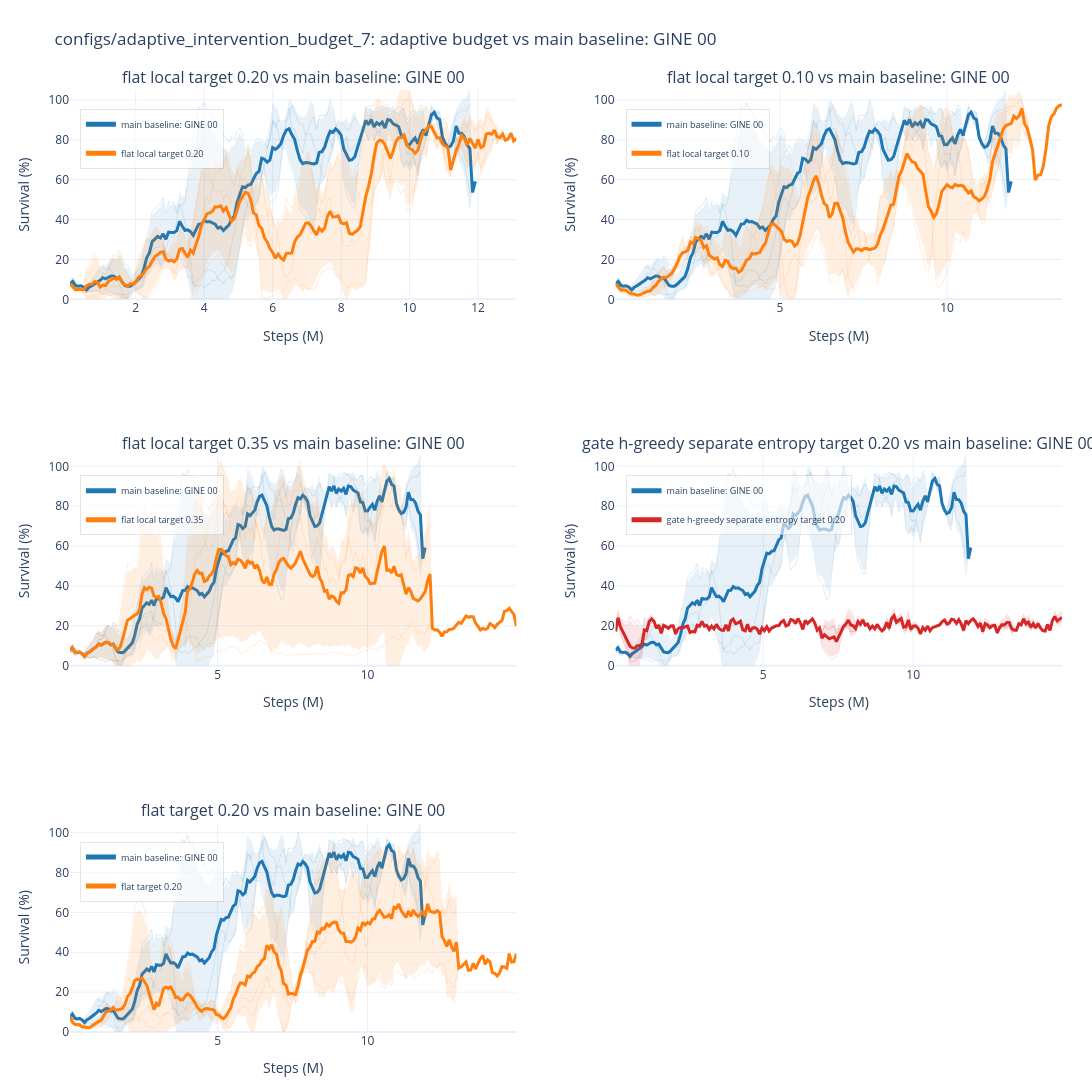

Write notebook code for a chart like this one.
### Markdown cell above
## Adaptive Intervention Budget 7

### Code cell
AIB_BASELINE_SOURCE = "gine_best2"  # options: "gine_best2", "hvg", "phase4_sparse"
aib_result = wm.plot_adaptive_intervention_budget_7_comparisons(baseline_source=AIB_BASELINE_SOURCE)
aib_result["fig"]

### Figure 1 — Plotly figure (JSON) as saved in the notebook; plotly's stock layout.template omitted (floating-point values rounded to 4 significant figures; data arrays with more than 128 entries replaced by an {"elided": "..."} marker saying what was removed)
{"data": [{"hovertemplate": "<b>best_00_shared_actor_gnn_gine_a4_concat_flat_critic_gnn_legacy_update_s0</b><br>step: %{x:.2f}M<br>smoothed value: %{y:.3f}<extra></extra>", "legend": "legend", "legendgroup": "mean_subplot1:main baseline: GINE 00", "line": {"color": "#1f77b4", "dash": "solid", "width": 1}, "mode": "lines", "name": "main baseline: GINE 00 member", "opacity": 0.14, "showlegend": false, "type": "scatter", "x": {"elided": "147 float values"}, "xaxis": "x", "y": {"elided": "147 float values"}, "yaxis": "y"}, {"hovertemplate": "<b>best_00_shared_actor_gnn_gine_a4_concat_flat_critic_gnn_legacy_update_s1</b><br>step: %{x:.2f}M<br>smoothed value: %{y:.3f}<extra></extra>", "legend": "legend", "legendgroup": "mean_subplot1:main baseline: GINE 00", "line": {"color": "#1f77b4", "dash": "solid", "width": 1}, "mode": "lines", "name": "main baseline: GINE 00 member", "opacity": 0.14, "showlegend": false, "type": "scatter", "x": {"elided": "130 float values"}, "xaxis": "x", "y": {"elided": "130 float values"}, "yaxis": "y"}, {"hovertemplate": "<b>best_00_shared_actor_gnn_gine_a4_concat_flat_critic_gnn_legacy_update_s2</b><br>step: %{x:.2f}M<br>smoothed value: %{y:.3f}<extra></extra>", "legend": "legend", "legendgroup": "mean_subplot1:main baseline: GINE 00", "line": {"color": "#1f77b4", "dash": "solid", "width": 1}, "mode": "lines", "name": "main baseline: GINE 00 member", "opacity": 0.14, "showlegend": false, "type": "scatter", "x": {"elided": "149 float values"}, "xaxis": "x", "y": {"elided": "149 float values"}, "yaxis": "y"}, {"fill": "toself", "fillcolor": "rgba(31,119,180,0.1)", "hoverinfo": "skip", "legend": "legend", "legendgroup": "mean_subplot1:main baseline: GINE 00", "line": {"color": "rgba(0,0,0,0)", "width": 0}, "mode": "lines", "name": "main baseline: GINE 00 std", "showlegend": false, "type": "scatter", "x": {"elided": "298 float values"}, "xaxis": "x", "y": {"elided": "298 float values"}, "yaxis": "y"}, {"customdata": {"elided": "149 int values"}, "hovertemplate": "<b>main baseline: GINE 00</b><br>metric: test/charts/episodic_survival<br>runs at step: %{customdata}<br>step: %{x:.2f}M<br>mean of smoothed seeds: %{y:.3f}<extra></extra>", "legend": "legend", "legendgroup": "mean_subplot1:main baseline: GINE 00", "line": {"color": "#1f77b4", "dash": "solid", "width": 3}, "mode": "lines", "name": "main baseline: GINE 00", "opacity": 1, "showlegend": true, "type": "scatter", "x": {"elided": "149 float values"}, "xaxis": "x", "y": {"elided": "149 float values"}, "yaxis": "y"}, {"hovertemplate": "<b>aib_00_flat_local_t020_s0</b><br>step: %{x:.2f}M<br>smoothed value: %{y:.3f}<extra></extra>", "legend": "legend", "legendgroup": "mean_subplot1:flat local target 0.20", "line": {"color": "#ff7f0e", "dash": "solid", "width": 1}, "mode": "lines", "name": "flat local target 0.20 member", "opacity": 0.14, "showlegend": false, "type": "scatter", "x": {"elided": "139 float values"}, "xaxis": "x", "y": {"elided": "139 float values"}, "yaxis": "y"}, {"hovertemplate": "<b>aib_00_flat_local_t020_s1</b><br>step: %{x:.2f}M<br>smoothed value: %{y:.3f}<extra></extra>", "legend": "legend", "legendgroup": "mean_subplot1:flat local target 0.20", "line": {"color": "#ff7f0e", "dash": "solid", "width": 1}, "mode": "lines", "name": "flat local target 0.20 member", "opacity": 0.14, "showlegend": false, "type": "scatter", "x": {"elided": "164 float values"}, "xaxis": "x", "y": {"elided": "164 float values"}, "yaxis": "y"}, {"hovertemplate": "<b>aib_00_flat_local_t020_s2</b><br>step: %{x:.2f}M<br>smoothed value: %{y:.3f}<extra></extra>", "legend": "legend", "legendgroup": "mean_subplot1:flat local target 0.20", "line": {"color": "#ff7f0e", "dash": "solid", "width": 1}, "mode": "lines", "name": "flat local target 0.20 member", "opacity": 0.14, "showlegend": false, "type": "scatter", "x": {"elided": "159 float values"}, "xaxis": "x", "y": {"elided": "159 float values"}, "yaxis": "y"}, {"fill": "toself", "fillcolor": "rgba(255,127,14,0.12)", "hoverinfo": "skip", "legend": "legend", "legendgroup": "mean_subplot1:flat local target 0.20", "line": {"color": "rgba(0,0,0,0)", "width": 0}, "mode": "lines", "name": "flat local target 0.20 std", "showlegend": false, "type": "scatter", "x": {"elided": "328 float values"}, "xaxis": "x", "y": {"elided": "328 float values"}, "yaxis": "y"}, {"customdata": {"elided": "164 int values"}, "hovertemplate": "<b>flat local target 0.20</b><br>metric: test/charts/episodic_survival<br>runs at step: %{customdata}<br>step: %{x:.2f}M<br>mean of smoothed seeds: %{y:.3f}<extra></extra>", "legend": "legend", "legendgroup": "mean_subplot1:flat local target 0.20", "line": {"color": "#ff7f0e", "dash": "solid", "width": 3}, "mode": "lines", "name": "flat local target 0.20", "opacity": 1, "showlegend": true, "type": "scatter", "x": {"elided": "164 float values"}, "xaxis": "x", "y": {"elided": "164 float values"}, "yaxis": "y"}, {"hovertemplate": "<b>best_00_shared_actor_gnn_gine_a4_concat_flat_critic_gnn_legacy_update_s0</b><br>step: %{x:.2f}M<br>smoothed value: %{y:.3f}<extra></extra>", "legend": "legend2", "legendgroup": "mean_subplot2:main baseline: GINE 00", "line": {"color": "#1f77b4", "dash": "solid", "width": 1}, "mode": "lines", "name": "main baseline: GINE 00 member", "opacity": 0.14, "showlegend": false, "type": "scatter", "x": {"elided": "147 float values"}, "xaxis": "x2", "y": {"elided": "147 float values"}, "yaxis": "y2"}, {"hovertemplate": "<b>best_00_shared_actor_gnn_gine_a4_concat_flat_critic_gnn_legacy_update_s1</b><br>step: %{x:.2f}M<br>smoothed value: %{y:.3f}<extra></extra>", "legend": "legend2", "legendgroup": "mean_subplot2:main baseline: GINE 00", "line": {"color": "#1f77b4", "dash": "solid", "width": 1}, "mode": "lines", "name": "main baseline: GINE 00 member", "opacity": 0.14, "showlegend": false, "type": "scatter", "x": {"elided": "130 float values"}, "xaxis": "x2", "y": {"elided": "130 float values"}, "yaxis": "y2"}, {"hovertemplate": "<b>best_00_shared_actor_gnn_gine_a4_concat_flat_critic_gnn_legacy_update_s2</b><br>step: %{x:.2f}M<br>smoothed value: %{y:.3f}<extra></extra>", "legend": "legend2", "legendgroup": "mean_subplot2:main baseline: GINE 00", "line": {"color": "#1f77b4", "dash": "solid", "width": 1}, "mode": "lines", "name": "main baseline: GINE 00 member", "opacity": 0.14, "showlegend": false, "type": "scatter", "x": {"elided": "149 float values"}, "xaxis": "x2", "y": {"elided": "149 float values"}, "yaxis": "y2"}, {"fill": "toself", "fillcolor": "rgba(31,119,180,0.1)", "hoverinfo": "skip", "legend": "legend2", "legendgroup": "mean_subplot2:main baseline: GINE 00", "line": {"color": "rgba(0,0,0,0)", "width": 0}, "mode": "lines", "name": "main baseline: GINE 00 std", "showlegend": false, "type": "scatter", "x": {"elided": "298 float values"}, "xaxis": "x2", "y": {"elided": "298 float values"}, "yaxis": "y2"}, {"customdata": {"elided": "149 int values"}, "hovertemplate": "<b>main baseline: GINE 00</b><br>metric: test/charts/episodic_survival<br>runs at step: %{customdata}<br>step: %{x:.2f}M<br>mean of smoothed seeds: %{y:.3f}<extra></extra>", "legend": "legend2", "legendgroup": "mean_subplot2:main baseline: GINE 00", "line": {"color": "#1f77b4", "dash": "solid", "width": 3}, "mode": "lines", "name": "main baseline: GINE 00", "opacity": 1, "showlegend": true, "type": "scatter", "x": {"elided": "149 float values"}, "xaxis": "x2", "y": {"elided": "149 float values"}, "yaxis": "y2"}, {"hovertemplate": "<b>aib_01_flat_local_t010_s0</b><br>step: %{x:.2f}M<br>smoothed value: %{y:.3f}<extra></extra>", "legend": "legend2", "legendgroup": "mean_subplot2:flat local target 0.10", "line": {"color": "#ff7f0e", "dash": "solid", "width": 1}, "mode": "lines", "name": "flat local target 0.10 member", "opacity": 0.14, "showlegend": false, "type": "scatter", "x": {"elided": "168 float values"}, "xaxis": "x2", "y": {"elided": "168 float values"}, "yaxis": "y2"}, {"hovertemplate": "<b>aib_01_flat_local_t010_s1</b><br>step: %{x:.2f}M<br>smoothed value: %{y:.3f}<extra></extra>", "legend": "legend2", "legendgroup": "mean_subplot2:flat local target 0.10", "line": {"color": "#ff7f0e", "dash": "solid", "width": 1}, "mode": "lines", "name": "flat local target 0.10 member", "opacity": 0.14, "showlegend": false, "type": "scatter", "x": {"elided": "153 float values"}, "xaxis": "x2", "y": {"elided": "153 float values"}, "yaxis": "y2"}, {"hovertemplate": "<b>aib_01_flat_local_t010_s2</b><br>step: %{x:.2f}M<br>smoothed value: %{y:.3f}<extra></extra>", "legend": "legend2", "legendgroup": "mean_subplot2:flat local target 0.10", "line": {"color": "#ff7f0e", "dash": "solid", "width": 1}, "mode": "lines", "name": "flat local target 0.10 member", "opacity": 0.14, "showlegend": false, "type": "scatter", "x": {"elided": "157 float values"}, "xaxis": "x2", "y": {"elided": "157 float values"}, "yaxis": "y2"}, {"fill": "toself", "fillcolor": "rgba(255,127,14,0.12)", "hoverinfo": "skip", "legend": "legend2", "legendgroup": "mean_subplot2:flat local target 0.10", "line": {"color": "rgba(0,0,0,0)", "width": 0}, "mode": "lines", "name": "flat local target 0.10 std", "showlegend": false, "type": "scatter", "x": {"elided": "336 float values"}, "xaxis": "x2", "y": {"elided": "336 float values"}, "yaxis": "y2"}, {"customdata": {"elided": "168 int values"}, "hovertemplate": "<b>flat local target 0.10</b><br>metric: test/charts/episodic_survival<br>runs at step: %{customdata}<br>step: %{x:.2f}M<br>mean of smoothed seeds: %{y:.3f}<extra></extra>", "legend": "legend2", "legendgroup": "mean_subplot2:flat local target 0.10", "line": {"color": "#ff7f0e", "dash": "solid", "width": 3}, "mode": "lines", "name": "flat local target 0.10", "opacity": 1, "showlegend": true, "type": "scatter", "x": {"elided": "168 float values"}, "xaxis": "x2", "y": {"elided": "168 float values"}, "yaxis": "y2"}, {"hovertemplate": "<b>best_00_shared_actor_gnn_gine_a4_concat_flat_critic_gnn_legacy_update_s0</b><br>step: %{x:.2f}M<br>smoothed value: %{y:.3f}<extra></extra>", "legend": "legend3", "legendgroup": "mean_subplot3:main baseline: GINE 00", "line": {"color": "#1f77b4", "dash": "solid", "width": 1}, "mode": "lines", "name": "main baseline: GINE 00 member", "opacity": 0.14, "showlegend": false, "type": "scatter", "x": {"elided": "147 float values"}, "xaxis": "x3", "y": {"elided": "147 float values"}, "yaxis": "y3"}, {"hovertemplate": "<b>best_00_shared_actor_gnn_gine_a4_concat_flat_critic_gnn_legacy_update_s1</b><br>step: %{x:.2f}M<br>smoothed value: %{y:.3f}<extra></extra>", "legend": "legend3", "legendgroup": "mean_subplot3:main baseline: GINE 00", "line": {"color": "#1f77b4", "dash": "solid", "width": 1}, "mode": "lines", "name": "main baseline: GINE 00 member", "opacity": 0.14, "showlegend": false, "type": "scatter", "x": {"elided": "130 float values"}, "xaxis": "x3", "y": {"elided": "130 float values"}, "yaxis": "y3"}, {"hovertemplate": "<b>best_00_shared_actor_gnn_gine_a4_concat_flat_critic_gnn_legacy_update_s2</b><br>step: %{x:.2f}M<br>smoothed value: %{y:.3f}<extra></extra>", "legend": "legend3", "legendgroup": "mean_subplot3:main baseline: GINE 00", "line": {"color": "#1f77b4", "dash": "solid", "width": 1}, "mode": "lines", "name": "main baseline: GINE 00 member", "opacity": 0.14, "showlegend": false, "type": "scatter", "x": {"elided": "149 float values"}, "xaxis": "x3", "y": {"elided": "149 float values"}, "yaxis": "y3"}, {"fill": "toself", "fillcolor": "rgba(31,119,180,0.1)", "hoverinfo": "skip", "legend": "legend3", "legendgroup": "mean_subplot3:main baseline: GINE 00", "line": {"color": "rgba(0,0,0,0)", "width": 0}, "mode": "lines", "name": "main baseline: GINE 00 std", "showlegend": false, "type": "scatter", "x": {"elided": "298 float values"}, "xaxis": "x3", "y": {"elided": "298 float values"}, "yaxis": "y3"}, {"customdata": {"elided": "149 int values"}, "hovertemplate": "<b>main baseline: GINE 00</b><br>metric: test/charts/episodic_survival<br>runs at step: %{customdata}<br>step: %{x:.2f}M<br>mean of smoothed seeds: %{y:.3f}<extra></extra>", "legend": "legend3", "legendgroup": "mean_subplot3:main baseline: GINE 00", "line": {"color": "#1f77b4", "dash": "solid", "width": 3}, "mode": "lines", "name": "main baseline: GINE 00", "opacity": 1, "showlegend": true, "type": "scatter", "x": {"elided": "149 float values"}, "xaxis": "x3", "y": {"elided": "149 float values"}, "yaxis": "y3"}, {"hovertemplate": "<b>aib_02_flat_local_t035_s0</b><br>step: %{x:.2f}M<br>smoothed value: %{y:.3f}<extra></extra>", "legend": "legend3", "legendgroup": "mean_subplot3:flat local target 0.35", "line": {"color": "#ff7f0e", "dash": "solid", "width": 1}, "mode": "lines", "name": "flat local target 0.35 member", "opacity": 0.14, "showlegend": false, "type": "scatter", "x": {"elided": "151 float values"}, "xaxis": "x3", "y": {"elided": "151 float values"}, "yaxis": "y3"}, {"hovertemplate": "<b>aib_02_flat_local_t035_s1</b><br>step: %{x:.2f}M<br>smoothed value: %{y:.3f}<extra></extra>", "legend": "legend3", "legendgroup": "mean_subplot3:flat local target 0.35", "line": {"color": "#ff7f0e", "dash": "solid", "width": 1}, "mode": "lines", "name": "flat local target 0.35 member", "opacity": 0.14, "showlegend": false, "type": "scatter", "x": {"elided": "132 float values"}, "xaxis": "x3", "y": {"elided": "132 float values"}, "yaxis": "y3"}, {"hovertemplate": "<b>aib_02_flat_local_t035_s2</b><br>step: %{x:.2f}M<br>smoothed value: %{y:.3f}<extra></extra>", "legend": "legend3", "legendgroup": "mean_subplot3:flat local target 0.35", "line": {"color": "#ff7f0e", "dash": "solid", "width": 1}, "mode": "lines", "name": "flat local target 0.35 member", "opacity": 0.14, "showlegend": false, "type": "scatter", "x": {"elided": "187 float values"}, "xaxis": "x3", "y": {"elided": "187 float values"}, "yaxis": "y3"}, {"fill": "toself", "fillcolor": "rgba(255,127,14,0.12)", "hoverinfo": "skip", "legend": "legend3", "legendgroup": "mean_subplot3:flat local target 0.35", "line": {"color": "rgba(0,0,0,0)", "width": 0}, "mode": "lines", "name": "flat local target 0.35 std", "showlegend": false, "type": "scatter", "x": {"elided": "374 float values"}, "xaxis": "x3", "y": {"elided": "374 float values"}, "yaxis": "y3"}, {"customdata": {"elided": "187 int values"}, "hovertemplate": "<b>flat local target 0.35</b><br>metric: test/charts/episodic_survival<br>runs at step: %{customdata}<br>step: %{x:.2f}M<br>mean of smoothed seeds: %{y:.3f}<extra></extra>", "legend": "legend3", "legendgroup": "mean_subplot3:flat local target 0.35", "line": {"color": "#ff7f0e", "dash": "solid", "width": 3}, "mode": "lines", "name": "flat local target 0.35", "opacity": 1, "showlegend": true, "type": "scatter", "x": {"elided": "187 float values"}, "xaxis": "x3", "y": {"elided": "187 float values"}, "yaxis": "y3"}, {"hovertemplate": "<b>best_00_shared_actor_gnn_gine_a4_concat_flat_critic_gnn_legacy_update_s0</b><br>step: %{x:.2f}M<br>smoothed value: %{y:.3f}<extra></extra>", "legend": "legend4", "legendgroup": "mean_subplot4:main baseline: GINE 00", "line": {"color": "#1f77b4", "dash": "solid", "width": 1}, "mode": "lines", "name": "main baseline: GINE 00 member", "opacity": 0.14, "showlegend": false, "type": "scatter", "x": {"elided": "147 float values"}, "xaxis": "x4", "y": {"elided": "147 float values"}, "yaxis": "y4"}, {"hovertemplate": "<b>best_00_shared_actor_gnn_gine_a4_concat_flat_critic_gnn_legacy_update_s1</b><br>step: %{x:.2f}M<br>smoothed value: %{y:.3f}<extra></extra>", "legend": "legend4", "legendgroup": "mean_subplot4:main baseline: GINE 00", "line": {"color": "#1f77b4", "dash": "solid", "width": 1}, "mode": "lines", "name": "main baseline: GINE 00 member", "opacity": 0.14, "showlegend": false, "type": "scatter", "x": {"elided": "130 float values"}, "xaxis": "x4", "y": {"elided": "130 float values"}, "yaxis": "y4"}, {"hovertemplate": "<b>best_00_shared_actor_gnn_gine_a4_concat_flat_critic_gnn_legacy_update_s2</b><br>step: %{x:.2f}M<br>smoothed value: %{y:.3f}<extra></extra>", "legend": "legend4", "legendgroup": "mean_subplot4:main baseline: GINE 00", "line": {"color": "#1f77b4", "dash": "solid", "width": 1}, "mode": "lines", "name": "main baseline: GINE 00 member", "opacity": 0.14, "showlegend": false, "type": "scatter", "x": {"elided": "149 float values"}, "xaxis": "x4", "y": {"elided": "149 float values"}, "yaxis": "y4"}, {"fill": "toself", "fillcolor": "rgba(31,119,180,0.1)", "hoverinfo": "skip", "legend": "legend4", "legendgroup": "mean_subplot4:main baseline: GINE 00", "line": {"color": "rgba(0,0,0,0)", "width": 0}, "mode": "lines", "name": "main baseline: GINE 00 std", "showlegend": false, "type": "scatter", "x": {"elided": "298 float values"}, "xaxis": "x4", "y": {"elided": "298 float values"}, "yaxis": "y4"}, {"customdata": {"elided": "149 int values"}, "hovertemplate": "<b>main baseline: GINE 00</b><br>metric: test/charts/episodic_survival<br>runs at step: %{customdata}<br>step: %{x:.2f}M<br>mean of smoothed seeds: %{y:.3f}<extra></extra>", "legend": "legend4", "legendgroup": "mean_subplot4:main baseline: GINE 00", "line": {"color": "#1f77b4", "dash": "solid", "width": 3}, "mode": "lines", "name": "main baseline: GINE 00", "opacity": 1, "showlegend": true, "type": "scatter", "x": {"elided": "149 float values"}, "xaxis": "x4", "y": {"elided": "149 float values"}, "yaxis": "y4"}, {"hovertemplate": "<b>aib_03_gate_hgreedy_sep_local_t020_s0</b><br>step: %{x:.2f}M<br>smoothed value: %{y:.3f}<extra></extra>", "legend": "legend4", "legendgroup": "mean_subplot4:gate h-greedy separate entropy target 0.20", "line": {"color": "#d62728", "dash": "solid", "width": 1}, "mode": "lines", "name": "gate h-greedy separate entropy target 0.20 member", "opacity": 0.14, "showlegend": false, "type": "scatter", "x": {"elided": "187 float values"}, "xaxis": "x4", "y": {"elided": "187 float values"}, "yaxis": "y4"}, {"hovertemplate": "<b>aib_03_gate_hgreedy_sep_local_t020_s1</b><br>step: %{x:.2f}M<br>smoothed value: %{y:.3f}<extra></extra>", "legend": "legend4", "legendgroup": "mean_subplot4:gate h-greedy separate entropy target 0.20", "line": {"color": "#d62728", "dash": "solid", "width": 1}, "mode": "lines", "name": "gate h-greedy separate entropy target 0.20 member", "opacity": 0.14, "showlegend": false, "type": "scatter", "x": {"elided": "187 float values"}, "xaxis": "x4", "y": {"elided": "187 float values"}, "yaxis": "y4"}, {"hovertemplate": "<b>aib_03_gate_hgreedy_sep_local_t020_s2</b><br>step: %{x:.2f}M<br>smoothed value: %{y:.3f}<extra></extra>", "legend": "legend4", "legendgroup": "mean_subplot4:gate h-greedy separate entropy target 0.20", "line": {"color": "#d62728", "dash": "solid", "width": 1}, "mode": "lines", "name": "gate h-greedy separate entropy target 0.20 member", "opacity": 0.14, "showlegend": false, "type": "scatter", "x": {"elided": "187 float values"}, "xaxis": "x4", "y": {"elided": "187 float values"}, "yaxis": "y4"}, {"fill": "toself", "fillcolor": "rgba(214,39,40,0.12)", "hoverinfo": "skip", "legend": "legend4", "legendgroup": "mean_subplot4:gate h-greedy separate entropy target 0.20", "line": {"color": "rgba(0,0,0,0)", "width": 0}, "mode": "lines", "name": "gate h-greedy separate entropy target 0.20 std", "showlegend": false, "type": "scatter", "x": {"elided": "374 float values"}, "xaxis": "x4", "y": {"elided": "374 float values"}, "yaxis": "y4"}, {"customdata": {"elided": "187 int values"}, "hovertemplate": "<b>gate h-greedy separate entropy target 0.20</b><br>metric: test/charts/episodic_survival<br>runs at step: %{customdata}<br>step: %{x:.2f}M<br>mean of smoothed seeds: %{y:.3f}<extra></extra>", "legend": "legend4", "legendgroup": "mean_subplot4:gate h-greedy separate entropy target 0.20", "line": {"color": "#d62728", "dash": "solid", "width": 3}, "mode": "lines", "name": "gate h-greedy separate entropy target 0.20", "opacity": 1, "showlegend": true, "type": "scatter", "x": {"elided": "187 float values"}, "xaxis": "x4", "y": {"elided": "187 float values"}, "yaxis": "y4"}, {"hovertemplate": "<b>best_00_shared_actor_gnn_gine_a4_concat_flat_critic_gnn_legacy_update_s0</b><br>step: %{x:.2f}M<br>smoothed value: %{y:.3f}<extra></extra>", "legend": "legend5", "legendgroup": "mean_subplot5:main baseline: GINE 00", "line": {"color": "#1f77b4", "dash": "solid", "width": 1}, "mode": "lines", "name": "main baseline: GINE 00 member", "opacity": 0.14, "showlegend": false, "type": "scatter", "x": {"elided": "147 float values"}, "xaxis": "x5", "y": {"elided": "147 float values"}, "yaxis": "y5"}, {"hovertemplate": "<b>best_00_shared_actor_gnn_gine_a4_concat_flat_critic_gnn_legacy_update_s1</b><br>step: %{x:.2f}M<br>smoothed value: %{y:.3f}<extra></extra>", "legend": "legend5", "legendgroup": "mean_subplot5:main baseline: GINE 00", "line": {"color": "#1f77b4", "dash": "solid", "width": 1}, "mode": "lines", "name": "main baseline: GINE 00 member", "opacity": 0.14, "showlegend": false, "type": "scatter", "x": {"elided": "130 float values"}, "xaxis": "x5", "y": {"elided": "130 float values"}, "yaxis": "y5"}, {"hovertemplate": "<b>best_00_shared_actor_gnn_gine_a4_concat_flat_critic_gnn_legacy_update_s2</b><br>step: %{x:.2f}M<br>smoothed value: %{y:.3f}<extra></extra>", "legend": "legend5", "legendgroup": "mean_subplot5:main baseline: GINE 00", "line": {"color": "#1f77b4", "dash": "solid", "width": 1}, "mode": "lines", "name": "main baseline: GINE 00 member", "opacity": 0.14, "showlegend": false, "type": "scatter", "x": {"elided": "149 float values"}, "xaxis": "x5", "y": {"elided": "149 float values"}, "yaxis": "y5"}, {"fill": "toself", "fillcolor": "rgba(31,119,180,0.1)", "hoverinfo": "skip", "legend": "legend5", "legendgroup": "mean_subplot5:main baseline: GINE 00", "line": {"color": "rgba(0,0,0,0)", "width": 0}, "mode": "lines", "name": "main baseline: GINE 00 std", "showlegend": false, "type": "scatter", "x": {"elided": "298 float values"}, "xaxis": "x5", "y": {"elided": "298 float values"}, "yaxis": "y5"}, {"customdata": {"elided": "149 int values"}, "hovertemplate": "<b>main baseline: GINE 00</b><br>metric: test/charts/episodic_survival<br>runs at step: %{customdata}<br>step: %{x:.2f}M<br>mean of smoothed seeds: %{y:.3f}<extra></extra>", "legend": "legend5", "legendgroup": "mean_subplot5:main baseline: GINE 00", "line": {"color": "#1f77b4", "dash": "solid", "width": 3}, "mode": "lines", "name": "main baseline: GINE 00", "opacity": 1, "showlegend": true, "type": "scatter", "x": {"elided": "149 float values"}, "xaxis": "x5", "y": {"elided": "149 float values"}, "yaxis": "y5"}, {"hovertemplate": "<b>aib_04_flat_nonidle_t020_s0</b><br>step: %{x:.2f}M<br>smoothed value: %{y:.3f}<extra></extra>", "legend": "legend5", "legendgroup": "mean_subplot5:flat target 0.20", "line": {"color": "#ff7f0e", "dash": "solid", "width": 1}, "mode": "lines", "name": "flat target 0.20 member", "opacity": 0.14, "showlegend": false, "type": "scatter", "x": {"elided": "187 float values"}, "xaxis": "x5", "y": {"elided": "187 float values"}, "yaxis": "y5"}, {"hovertemplate": "<b>aib_04_flat_nonidle_t020_s1</b><br>step: %{x:.2f}M<br>smoothed value: %{y:.3f}<extra></extra>", "legend": "legend5", "legendgroup": "mean_subplot5:flat target 0.20", "line": {"color": "#ff7f0e", "dash": "solid", "width": 1}, "mode": "lines", "name": "flat target 0.20 member", "opacity": 0.14, "showlegend": false, "type": "scatter", "x": {"elided": "155 float values"}, "xaxis": "x5", "y": {"elided": "155 float values"}, "yaxis": "y5"}, {"hovertemplate": "<b>aib_04_flat_nonidle_t020_s2</b><br>step: %{x:.2f}M<br>smoothed value: %{y:.3f}<extra></extra>", "legend": "legend5", "legendgroup": "mean_subplot5:flat target 0.20", "line": {"color": "#ff7f0e", "dash": "solid", "width": 1}, "mode": "lines", "name": "flat target 0.20 member", "opacity": 0.14, "showlegend": false, "type": "scatter", "x": {"elided": "162 float values"}, "xaxis": "x5", "y": {"elided": "162 float values"}, "yaxis": "y5"}, {"fill": "toself", "fillcolor": "rgba(255,127,14,0.12)", "hoverinfo": "skip", "legend": "legend5", "legendgroup": "mean_subplot5:flat target 0.20", "line": {"color": "rgba(0,0,0,0)", "width": 0}, "mode": "lines", "name": "flat target 0.20 std", "showlegend": false, "type": "scatter", "x": {"elided": "374 float values"}, "xaxis": "x5", "y": {"elided": "374 float values"}, "yaxis": "y5"}, {"customdata": {"elided": "187 int values"}, "hovertemplate": "<b>flat target 0.20</b><br>metric: test/charts/episodic_survival<br>runs at step: %{customdata}<br>step: %{x:.2f}M<br>mean of smoothed seeds: %{y:.3f}<extra></extra>", "legend": "legend5", "legendgroup": "mean_subplot5:flat target 0.20", "line": {"color": "#ff7f0e", "dash": "solid", "width": 3}, "mode": "lines", "name": "flat target 0.20", "opacity": 1, "showlegend": true, "type": "scatter", "x": {"elided": "187 float values"}, "xaxis": "x5", "y": {"elided": "187 float values"}, "yaxis": "y5"}], "layout": {"annotations": [{"font": {"size": 16}, "showarrow": false, "text": "flat local target 0.20 vs main baseline: GINE 00", "x": 0.225, "xanchor": "center", "xref": "paper", "y": 1, "yanchor": "bottom", "yref": "paper"}, {"font": {"size": 16}, "showarrow": false, "text": "flat local target 0.10 vs main baseline: GINE 00", "x": 0.775, "xanchor": "center", "xref": "paper", "y": 1, "yanchor": "bottom", "yref": "paper"}, {"font": {"size": 16}, "showarrow": false, "text": "flat local target 0.35 vs main baseline: GINE 00", "x": 0.225, "xanchor": "center", "xref": "paper", "y": 0.6111, "yanchor": "bottom", "yref": "paper"}, {"font": {"size": 16}, "showarrow": false, "text": "gate h-greedy separate entropy target 0.20 vs main baseline: GINE 00", "x": 0.775, "xanchor": "center", "xref": "paper", "y": 0.6111, "yanchor": "bottom", "yref": "paper"}, {"font": {"size": 16}, "showarrow": false, "text": "flat target 0.20 vs main baseline: GINE 00", "x": 0.225, "xanchor": "center", "xref": "paper", "y": 0.2222, "yanchor": "bottom", "yref": "paper"}], "height": 1140, "hovermode": "x unified", "legend": {"bgcolor": "rgba(255,255,255,0.62)", "bordercolor": "rgba(0,0,0,0.10)", "borderwidth": 1, "font": {"size": 9}, "itemsizing": "constant", "orientation": "v", "x": 0.01, "xanchor": "left", "y": 0.98, "yanchor": "top"}, "legend2": {"bgcolor": "rgba(255,255,255,0.62)", "bordercolor": "rgba(0,0,0,0.10)", "borderwidth": 1, "font": {"size": 9}, "itemsizing": "constant", "orientation": "v", "x": 0.56, "xanchor": "left", "y": 0.98, "yanchor": "top"}, "legend3": {"bgcolor": "rgba(255,255,255,0.62)", "bordercolor": "rgba(0,0,0,0.10)", "borderwidth": 1, "font": {"size": 9}, "itemsizing": "constant", "orientation": "v", "x": 0.01, "xanchor": "left", "y": 0.5911, "yanchor": "top"}, "legend4": {"bgcolor": "rgba(255,255,255,0.62)", "bordercolor": "rgba(0,0,0,0.10)", "borderwidth": 1, "font": {"size": 9}, "itemsizing": "constant", "orientation": "v", "x": 0.56, "xanchor": "left", "y": 0.5911, "yanchor": "top"}, "legend5": {"bgcolor": "rgba(255,255,255,0.62)", "bordercolor": "rgba(0,0,0,0.10)", "borderwidth": 1, "font": {"size": 9}, "itemsizing": "constant", "orientation": "v", "x": 0.01, "xanchor": "left", "y": 0.2022, "yanchor": "top"}, "margin": {"b": 60, "l": 70, "r": 30, "t": 90}, "showlegend": true, "title": {"text": "configs/adaptive_intervention_budget_7: adaptive budget vs main baseline: GINE 00"}, "width": 1500, "xaxis": {"anchor": "y", "domain": [0, 0.45], "title": {"text": "Steps (M)"}}, "xaxis2": {"anchor": "y2", "domain": [0.55, 1], "title": {"text": "Steps (M)"}}, "xaxis3": {"anchor": "y3", "domain": [0, 0.45], "title": {"text": "Steps (M)"}}, "xaxis4": {"anchor": "y4", "domain": [0.55, 1], "title": {"text": "Steps (M)"}}, "xaxis5": {"anchor": "y5", "domain": [0, 0.45], "title": {"text": "Steps (M)"}}, "xaxis6": {"anchor": "y6", "domain": [0.55, 1]}, "yaxis": {"anchor": "x", "domain": [0.7778, 1], "range": [0, 105], "title": {"text": "Survival (%)"}}, "yaxis2": {"anchor": "x2", "domain": [0.7778, 1], "range": [0, 105], "title": {"text": "Survival (%)"}}, "yaxis3": {"anchor": "x3", "domain": [0.3889, 0.6111], "range": [0, 105], "title": {"text": "Survival (%)"}}, "yaxis4": {"anchor": "x4", "domain": [0.3889, 0.6111], "range": [0, 105], "title": {"text": "Survival (%)"}}, "yaxis5": {"anchor": "x5", "domain": [0, 0.2222], "range": [0, 105], "title": {"text": "Survival (%)"}}, "yaxis6": {"anchor": "x6", "domain": [0, 0.2222]}}}
